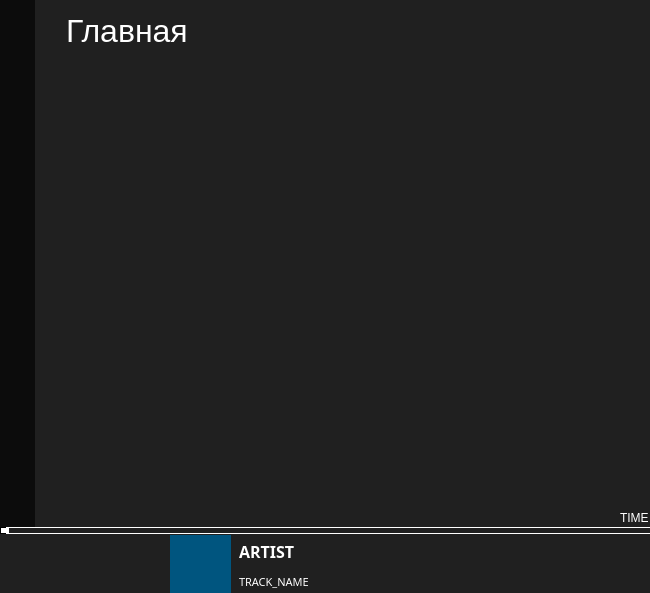
<?xml version="1.0" encoding="UTF-8"?>
<ui version="4.0">
 <class>MainWindow</class>
 <widget class="QMainWindow" name="MainWindow">
  <property name="geometry">
   <rect>
    <x>0</x>
    <y>0</y>
    <width>650</width>
    <height>593</height>
   </rect>
  </property>
  <property name="minimumSize">
   <size>
    <width>650</width>
    <height>593</height>
   </size>
  </property>
  <property name="maximumSize">
   <size>
    <width>650</width>
    <height>593</height>
   </size>
  </property>
  <property name="windowTitle">
   <string>MainWindow</string>
  </property>
  <widget class="QWidget" name="centralwidget">
   <widget class="QTableWidget" name="files">
    <property name="geometry">
     <rect>
      <x>10</x>
      <y>50</y>
      <width>613</width>
      <height>461</height>
     </rect>
    </property>
    <property name="minimumSize">
     <size>
      <width>613</width>
      <height>0</height>
     </size>
    </property>
    <property name="maximumSize">
     <size>
      <width>613</width>
      <height>16777215</height>
     </size>
    </property>
    <property name="layoutDirection">
     <enum>Qt::LeftToRight</enum>
    </property>
    <property name="autoFillBackground">
     <bool>false</bool>
    </property>
    <property name="styleSheet">
     <string notr="true">QTableWidget {background-color: transparent;
							color: rgb(255, 255, 255);
						 border: none}
QHeaderView::section {background-color: transparent;}
QHeaderView {background-color: transparent;}
QTableCornerButton::section {background-color: transparent;}
</string>
    </property>
    <property name="verticalScrollBarPolicy">
     <enum>Qt::ScrollBarAlwaysOff</enum>
    </property>
    <property name="horizontalScrollBarPolicy">
     <enum>Qt::ScrollBarAsNeeded</enum>
    </property>
    <property name="editTriggers">
     <set>QAbstractItemView::NoEditTriggers</set>
    </property>
    <property name="alternatingRowColors">
     <bool>false</bool>
    </property>
    <property name="selectionMode">
     <enum>QAbstractItemView::SingleSelection</enum>
    </property>
    <property name="selectionBehavior">
     <enum>QAbstractItemView::SelectRows</enum>
    </property>
    <property name="verticalScrollMode">
     <enum>QAbstractItemView::ScrollPerItem</enum>
    </property>
    <property name="showGrid">
     <bool>false</bool>
    </property>
    <property name="gridStyle">
     <enum>Qt::DotLine</enum>
    </property>
    <property name="cornerButtonEnabled">
     <bool>true</bool>
    </property>
    <property name="rowCount">
     <number>0</number>
    </property>
    <attribute name="horizontalHeaderVisible">
     <bool>false</bool>
    </attribute>
    <attribute name="horizontalHeaderCascadingSectionResizes">
     <bool>true</bool>
    </attribute>
    <attribute name="horizontalHeaderHighlightSections">
     <bool>true</bool>
    </attribute>
    <attribute name="horizontalHeaderShowSortIndicator" stdset="0">
     <bool>false</bool>
    </attribute>
    <attribute name="verticalHeaderVisible">
     <bool>false</bool>
    </attribute>
    <attribute name="verticalHeaderDefaultSectionSize">
     <number>30</number>
    </attribute>
    <attribute name="verticalHeaderHighlightSections">
     <bool>false</bool>
    </attribute>
    <column>
     <property name="text">
      <string>TRACK</string>
     </property>
    </column>
    <column>
     <property name="text">
      <string>ARTIST</string>
     </property>
    </column>
    <column>
     <property name="text">
      <string>ALBUM</string>
     </property>
    </column>
    <column>
     <property name="text">
      <string>TIME</string>
     </property>
     <property name="textAlignment">
      <set>AlignLeading|AlignVCenter</set>
     </property>
    </column>
   </widget>
   <widget class="QLabel" name="back">
    <property name="geometry">
     <rect>
      <x>0</x>
      <y>0</y>
      <width>651</width>
      <height>593</height>
     </rect>
    </property>
    <property name="styleSheet">
     <string notr="true">background-color: rgb(32, 32, 32);</string>
    </property>
    <property name="text">
     <string/>
    </property>
   </widget>
   <widget class="QSlider" name="Duration">
    <property name="enabled">
     <bool>true</bool>
    </property>
    <property name="geometry">
     <rect>
      <x>0</x>
      <y>520</y>
      <width>651</width>
      <height>20</height>
     </rect>
    </property>
    <property name="focusPolicy">
     <enum>Qt::NoFocus</enum>
    </property>
    <property name="layoutDirection">
     <enum>Qt::LeftToRight</enum>
    </property>
    <property name="autoFillBackground">
     <bool>false</bool>
    </property>
    <property name="styleSheet">
     <string notr="true">QSlider::groove:horizontal {
border: 1px solid #999999;
height: 5px;
border-color: white
}
QSlider::handle:horizontal {
width: 8px;
handle-heigth: 100;
background: white;
}

QSlider::add-page:qlineargradient {
background: none
}

QSlider::sub-page:qlineargradient {
background: black
}</string>
    </property>
    <property name="inputMethodHints">
     <set>Qt::ImhNone</set>
    </property>
    <property name="pageStep">
     <number>0</number>
    </property>
    <property name="value">
     <number>0</number>
    </property>
    <property name="tracking">
     <bool>false</bool>
    </property>
    <property name="orientation">
     <enum>Qt::Horizontal</enum>
    </property>
    <property name="tickPosition">
     <enum>QSlider::NoTicks</enum>
    </property>
   </widget>
   <widget class="QPushButton" name="next">
    <property name="geometry">
     <rect>
      <x>110</x>
      <y>550</y>
      <width>41</width>
      <height>31</height>
     </rect>
    </property>
    <property name="text">
     <string/>
    </property>
    <property name="iconSize">
     <size>
      <width>35</width>
      <height>35</height>
     </size>
    </property>
    <property name="flat">
     <bool>true</bool>
    </property>
   </widget>
   <widget class="QPushButton" name="pause">
    <property name="geometry">
     <rect>
      <x>60</x>
      <y>550</y>
      <width>51</width>
      <height>31</height>
     </rect>
    </property>
    <property name="text">
     <string/>
    </property>
    <property name="iconSize">
     <size>
      <width>30</width>
      <height>30</height>
     </size>
    </property>
    <property name="flat">
     <bool>true</bool>
    </property>
   </widget>
   <widget class="QPushButton" name="previously">
    <property name="geometry">
     <rect>
      <x>10</x>
      <y>549</y>
      <width>51</width>
      <height>31</height>
     </rect>
    </property>
    <property name="text">
     <string/>
    </property>
    <property name="iconSize">
     <size>
      <width>35</width>
      <height>35</height>
     </size>
    </property>
    <property name="flat">
     <bool>true</bool>
    </property>
   </widget>
   <widget class="QPushButton" name="play">
    <property name="geometry">
     <rect>
      <x>60</x>
      <y>550</y>
      <width>51</width>
      <height>31</height>
     </rect>
    </property>
    <property name="text">
     <string/>
    </property>
    <property name="iconSize">
     <size>
      <width>30</width>
      <height>30</height>
     </size>
    </property>
    <property name="flat">
     <bool>true</bool>
    </property>
   </widget>
   <widget class="QLabel" name="Album_pic">
    <property name="geometry">
     <rect>
      <x>170</x>
      <y>535</y>
      <width>61</width>
      <height>58</height>
     </rect>
    </property>
    <property name="styleSheet">
     <string notr="true">background-color: rgb(0, 85, 127);</string>
    </property>
    <property name="text">
     <string/>
    </property>
    <property name="scaledContents">
     <bool>true</bool>
    </property>
   </widget>
   <widget class="QWidget" name="gridLayoutWidget">
    <property name="geometry">
     <rect>
      <x>239</x>
      <y>539</y>
      <width>361</width>
      <height>55</height>
     </rect>
    </property>
    <layout class="QGridLayout" name="gridLayout_2">
     <item row="0" column="0">
      <widget class="QLabel" name="Title">
       <property name="enabled">
        <bool>true</bool>
       </property>
       <property name="font">
        <font>
         <family>Bahnschrift</family>
         <pointsize>12</pointsize>
         <weight>75</weight>
         <bold>true</bold>
        </font>
       </property>
       <property name="tabletTracking">
        <bool>false</bool>
       </property>
       <property name="autoFillBackground">
        <bool>false</bool>
       </property>
       <property name="styleSheet">
        <string notr="true">color: rgb(255, 255, 255);</string>
       </property>
       <property name="text">
        <string>ARTIST</string>
       </property>
       <property name="alignment">
        <set>Qt::AlignLeading|Qt::AlignLeft|Qt::AlignVCenter</set>
       </property>
      </widget>
     </item>
     <item row="1" column="0">
      <widget class="QLabel" name="Artist">
       <property name="enabled">
        <bool>true</bool>
       </property>
       <property name="font">
        <font>
         <family>Bahnschrift</family>
         <pointsize>8</pointsize>
        </font>
       </property>
       <property name="autoFillBackground">
        <bool>false</bool>
       </property>
       <property name="styleSheet">
        <string notr="true">color: rgb(255, 255, 255);</string>
       </property>
       <property name="text">
        <string>TRACK_NAME</string>
       </property>
       <property name="alignment">
        <set>Qt::AlignLeading|Qt::AlignLeft|Qt::AlignVCenter</set>
       </property>
      </widget>
     </item>
    </layout>
   </widget>
   <widget class="QLabel" name="time">
    <property name="geometry">
     <rect>
      <x>620</x>
      <y>510</y>
      <width>31</width>
      <height>16</height>
     </rect>
    </property>
    <property name="styleSheet">
     <string notr="true">color: rgb(255, 255, 255);</string>
    </property>
    <property name="text">
     <string>TIME</string>
    </property>
   </widget>
   <widget class="QWidget" name="verticalLayoutWidget">
    <property name="geometry">
     <rect>
      <x>0</x>
      <y>0</y>
      <width>34</width>
      <height>511</height>
     </rect>
    </property>
    <layout class="QVBoxLayout" name="verticalLayout">
     <item>
      <widget class="QPushButton" name="Main">
       <property name="toolTip">
        <string>&lt;html&gt;&lt;head/&gt;&lt;body&gt;&lt;p&gt;Главная&lt;/p&gt;&lt;/body&gt;&lt;/html&gt;</string>
       </property>
       <property name="whatsThis">
        <string>&lt;html&gt;&lt;head/&gt;&lt;body&gt;&lt;p&gt;&lt;br/&gt;&lt;/p&gt;&lt;/body&gt;&lt;/html&gt;</string>
       </property>
       <property name="text">
        <string/>
       </property>
       <property name="iconSize">
        <size>
         <width>30</width>
         <height>30</height>
        </size>
       </property>
       <property name="flat">
        <bool>true</bool>
       </property>
      </widget>
     </item>
     <item>
      <spacer name="verticalSpacer">
       <property name="orientation">
        <enum>Qt::Vertical</enum>
       </property>
       <property name="sizeType">
        <enum>QSizePolicy::Fixed</enum>
       </property>
       <property name="sizeHint" stdset="0">
        <size>
         <width>20</width>
         <height>300</height>
        </size>
       </property>
      </spacer>
     </item>
     <item>
      <widget class="QPushButton" name="Art">
       <property name="toolTip">
        <string>&lt;html&gt;&lt;head/&gt;&lt;body&gt;&lt;p&gt;Исполнители&lt;/p&gt;&lt;/body&gt;&lt;/html&gt;</string>
       </property>
       <property name="text">
        <string/>
       </property>
       <property name="iconSize">
        <size>
         <width>45</width>
         <height>45</height>
        </size>
       </property>
       <property name="flat">
        <bool>true</bool>
       </property>
      </widget>
     </item>
     <item>
      <widget class="QPushButton" name="Alb">
       <property name="toolTip">
        <string>&lt;html&gt;&lt;head/&gt;&lt;body&gt;&lt;p&gt;Альбомы&lt;/p&gt;&lt;/body&gt;&lt;/html&gt;</string>
       </property>
       <property name="text">
        <string/>
       </property>
       <property name="iconSize">
        <size>
         <width>30</width>
         <height>30</height>
        </size>
       </property>
       <property name="flat">
        <bool>true</bool>
       </property>
      </widget>
     </item>
     <item>
      <widget class="QPushButton" name="Playlists">
       <property name="toolTip">
        <string>&lt;html&gt;&lt;head/&gt;&lt;body&gt;&lt;p&gt;Плейлисты&lt;/p&gt;&lt;/body&gt;&lt;/html&gt;</string>
       </property>
       <property name="text">
        <string/>
       </property>
       <property name="iconSize">
        <size>
         <width>30</width>
         <height>30</height>
        </size>
       </property>
       <property name="flat">
        <bool>true</bool>
       </property>
      </widget>
     </item>
    </layout>
   </widget>
   <widget class="QLabel" name="label_2">
    <property name="geometry">
     <rect>
      <x>66</x>
      <y>10</y>
      <width>441</width>
      <height>41</height>
     </rect>
    </property>
    <property name="font">
     <font>
      <pointsize>24</pointsize>
     </font>
    </property>
    <property name="styleSheet">
     <string notr="true">color: rgb(255, 255, 255);</string>
    </property>
    <property name="text">
     <string>Главная</string>
    </property>
   </widget>
   <widget class="QPushButton" name="add">
    <property name="enabled">
     <bool>true</bool>
    </property>
    <property name="geometry">
     <rect>
      <x>520</x>
      <y>20</y>
      <width>31</width>
      <height>23</height>
     </rect>
    </property>
    <property name="toolTip">
     <string>&lt;html&gt;&lt;head/&gt;&lt;body&gt;&lt;p&gt;Создать плейлист&lt;/p&gt;&lt;/body&gt;&lt;/html&gt;</string>
    </property>
    <property name="text">
     <string/>
    </property>
    <property name="iconSize">
     <size>
      <width>30</width>
      <height>23</height>
     </size>
    </property>
    <property name="flat">
     <bool>true</bool>
    </property>
   </widget>
   <widget class="QPushButton" name="add_in_playlist">
    <property name="geometry">
     <rect>
      <x>610</x>
      <y>540</y>
      <width>31</width>
      <height>21</height>
     </rect>
    </property>
    <property name="toolTip">
     <string>&lt;html&gt;&lt;head/&gt;&lt;body&gt;&lt;p&gt;Добавить в плейлист&lt;/p&gt;&lt;/body&gt;&lt;/html&gt;</string>
    </property>
    <property name="text">
     <string/>
    </property>
    <property name="flat">
     <bool>true</bool>
    </property>
   </widget>
   <widget class="QPushButton" name="full_screen">
    <property name="geometry">
     <rect>
      <x>170</x>
      <y>535</y>
      <width>61</width>
      <height>58</height>
     </rect>
    </property>
    <property name="text">
     <string/>
    </property>
    <property name="flat">
     <bool>true</bool>
    </property>
   </widget>
   <widget class="QPushButton" name="shuffle">
    <property name="geometry">
     <rect>
      <x>570</x>
      <y>20</y>
      <width>31</width>
      <height>23</height>
     </rect>
    </property>
    <property name="toolTip">
     <string>&lt;html&gt;&lt;head/&gt;&lt;body&gt;&lt;p&gt;Перемешать&lt;/p&gt;&lt;/body&gt;&lt;/html&gt;</string>
    </property>
    <property name="styleSheet">
     <string notr="true"/>
    </property>
    <property name="text">
     <string/>
    </property>
    <property name="flat">
     <bool>true</bool>
    </property>
   </widget>
   <widget class="QPushButton" name="remove">
    <property name="geometry">
     <rect>
      <x>610</x>
      <y>570</y>
      <width>31</width>
      <height>21</height>
     </rect>
    </property>
    <property name="toolTip">
     <string>&lt;html&gt;&lt;head/&gt;&lt;body&gt;&lt;p&gt;Удалить из плейлиста&lt;/p&gt;&lt;/body&gt;&lt;/html&gt;</string>
    </property>
    <property name="text">
     <string/>
    </property>
    <property name="flat">
     <bool>true</bool>
    </property>
   </widget>
   <widget class="QPushButton" name="remove_playlist">
    <property name="enabled">
     <bool>true</bool>
    </property>
    <property name="geometry">
     <rect>
      <x>520</x>
      <y>20</y>
      <width>31</width>
      <height>21</height>
     </rect>
    </property>
    <property name="toolTip">
     <string>&lt;html&gt;&lt;head/&gt;&lt;body&gt;&lt;p&gt;Удалить плейлист&lt;/p&gt;&lt;/body&gt;&lt;/html&gt;</string>
    </property>
    <property name="text">
     <string/>
    </property>
    <property name="iconSize">
     <size>
      <width>20</width>
      <height>20</height>
     </size>
    </property>
    <property name="flat">
     <bool>true</bool>
    </property>
   </widget>
   <widget class="QPushButton" name="add_path">
    <property name="geometry">
     <rect>
      <x>610</x>
      <y>20</y>
      <width>31</width>
      <height>23</height>
     </rect>
    </property>
    <property name="toolTip">
     <string>&lt;html&gt;&lt;head/&gt;&lt;body&gt;&lt;p&gt;добавить путь&lt;/p&gt;&lt;/body&gt;&lt;/html&gt;</string>
    </property>
    <property name="text">
     <string/>
    </property>
    <property name="flat">
     <bool>true</bool>
    </property>
   </widget>
   <widget class="QLabel" name="leftline">
    <property name="geometry">
     <rect>
      <x>0</x>
      <y>0</y>
      <width>35</width>
      <height>527</height>
     </rect>
    </property>
    <property name="styleSheet">
     <string notr="true">background-color: rgb(12, 12, 12);</string>
    </property>
    <property name="text">
     <string/>
    </property>
   </widget>
   <zorder>back</zorder>
   <zorder>leftline</zorder>
   <zorder>files</zorder>
   <zorder>Duration</zorder>
   <zorder>next</zorder>
   <zorder>pause</zorder>
   <zorder>previously</zorder>
   <zorder>play</zorder>
   <zorder>Album_pic</zorder>
   <zorder>gridLayoutWidget</zorder>
   <zorder>time</zorder>
   <zorder>verticalLayoutWidget</zorder>
   <zorder>label_2</zorder>
   <zorder>add</zorder>
   <zorder>add_in_playlist</zorder>
   <zorder>full_screen</zorder>
   <zorder>shuffle</zorder>
   <zorder>remove</zorder>
   <zorder>remove_playlist</zorder>
   <zorder>add_path</zorder>
  </widget>
 </widget>
 <resources/>
 <connections/>
</ui>
